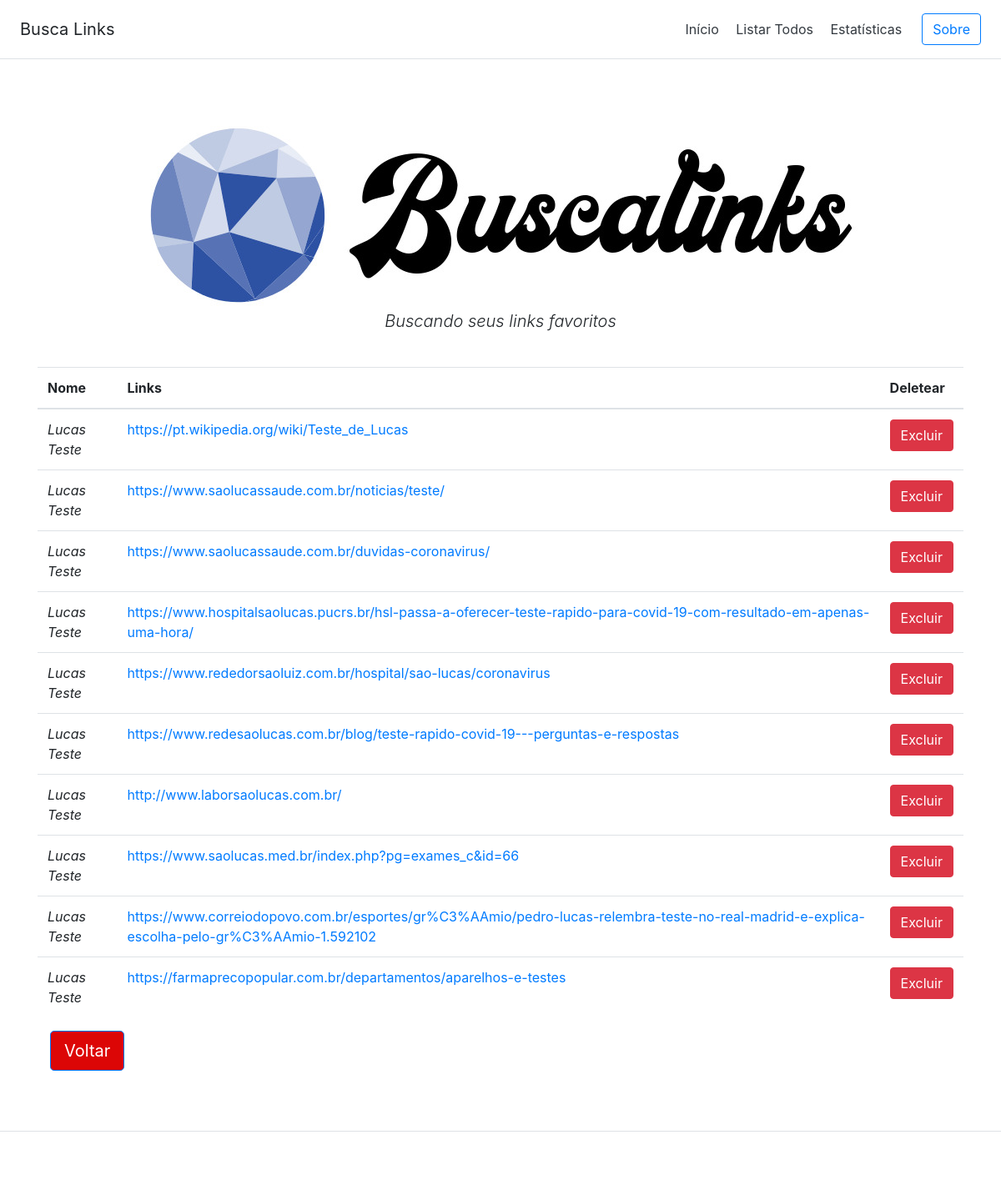
Page /showall on the committed database.
### models/tables.py (models this page shows, shortened)
class Element(db.Model):
    id = db.Column(db.Integer, primary_key=True,autoincrement=True)
    elementName = db.Column(db.String(100))

class Link(db.Model):
    id = db.Column(db.Integer,primary_key=True,autoincrement=True)
    element_id=db.Column(db.Integer,db.ForeignKey('element.id'))
    link = db.Column(db.String(150))

### controllers/default.py (the view)
@app.route('/showall', methods=["GET"])
def showall():
    try:
        all_elements = Element.query.all()
        all_links = Link.query.all()
    except:
        print('Erro na busca')
    return render_template("showall.html", all_elements=all_elements, all_links=all_links)

### templates/showall.html (shortened to what this page needs)
{% extends 'base.html' %}
{% block content %}
<div class="container">
    <div class="row">
        <div class="col-md-auto">
                {% for elemento in all_elements %}
            <table class="table">
                <thead>
                <tr>
                    <th>Nome</th>
                    <th>Links</th>
                    <th>Deletear</th>
                </tr>
                </thead>
                <tbody>
                {% for link in all_links %}
                {% if link.element_id == elemento.id %}
                <tr>
                    <td><i>{{ elemento.elementName }}</i></td>
                    <td><a href="{{ link.link }}" target="_blank">{{ link.link }}</a></td>
                    <td><a href="/delete/{{link.id}}" target="_blank"><button class="btn btn-danger">Excluir </button></a></td>
                </tr>
                {% endif %}
                {% endfor %}
                </tbody>
            </table>
            {% endfor %}
        </div>
    </div>
    <div class="col-md-3 col-md-offset-4">
        <a href={{url_for('index')}}>
            <button onclick="" type="submit" class="btn btn-primary btn-lg" style="background-color: #dc0606">Voltar
            </button>
    </div>
</div>
{% endblock %}

### static/css/styles.css (style rules this page uses)
button { background-color: #232020; padding: 10px; margin: 10px; }

### rows in the picture
Element: elementName "Lucas Teste"
Link: link "https://pt.wikipedia.org/wiki/Teste_de_Lucas"
Link: link "https://www.saolucassaude.com.br/noticias/teste/"
Link: link "https://www.saolucassaude.com.br/duvidas-coronavirus/"
Link: link "https://www.hospitalsaolucas.pucrs.br/hsl-passa-a-oferecer-teste-rapido-para-covid-19-com-resultado-em-apenas-uma-hora/"
Link: link "https://www.rededorsaoluiz.com.br/hospital/sao-lucas/coronavirus"
Link: link "https://www.redesaolucas.com.br/blog/teste-rapido-covid-19---perguntas-e-respostas"
Link: link "http://www.laborsaolucas.com.br/"
Link: link "https://www.saolucas.med.br/index.php?pg=exames_c&id=66"
Link: link "https://www.correiodopovo.com.br/esportes/gr%C3%AAmio/pedro-lucas-relembra-teste-no-real-madrid-e-explica-escolha-pelo-gr%C3%AAmio-1.592102"
Link: link "https://farmaprecopopular.com.br/departamentos/aparelhos-e-testes"
